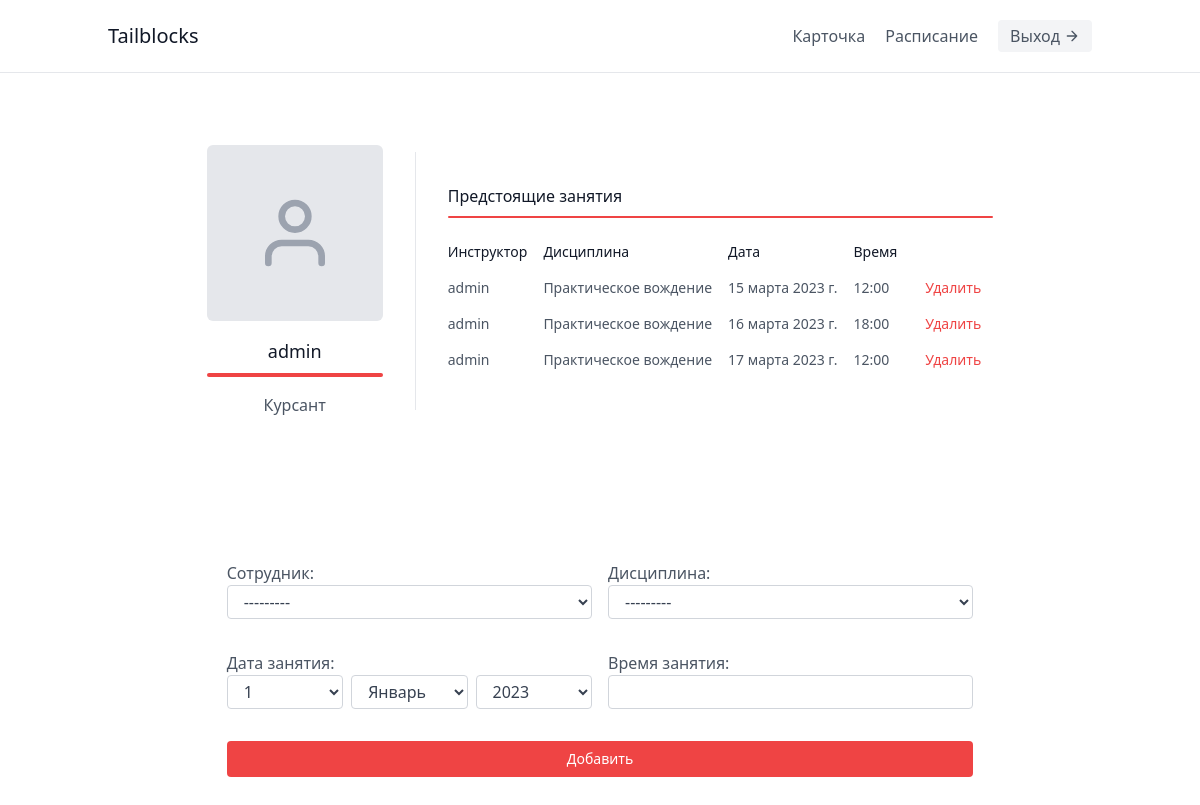
Page /schedule/ (signed in) on the committed database.
### app/models.py (models this page shows, shortened)
class User(AbstractUser):
    patronymic = models.CharField(blank=True, null=True, max_length=255, verbose_name='Отчество')
    date_of_birthday = models.DateField(blank=True, null=True, verbose_name='Дата рождения')
    passport_series = models.IntegerField(blank=True, null=True, verbose_name='Серия')
    passport_number = models.IntegerField(blank=True, null=True, verbose_name='Номер')
    date_references = models.DateField(blank=True, null=True, verbose_name='Дата выдачи')
    by_whom = models.CharField(blank=True, null=True, max_length=255, verbose_name='Кем выдан')
    id_region = models.ForeignKey(Region, on_delete=models.CASCADE, blank=True, null=True, verbose_name='Регион')
    id_city = models.ForeignKey(City, on_delete=models.CASCADE, blank=True, null=True, verbose_name='Город')
    id_street = models.ForeignKey(Street, on_delete=models.CASCADE, blank=True, null=True, verbose_name='Улица')
    house = models.CharField(blank=True, null=True, max_length=4, verbose_name='Дом')
    apartment = models.IntegerField(blank=True, null=True, verbose_name='Квартира')
    tel = models.CharField(blank=True, null=True, max_length=12, verbose_name='Телефон')
    status = models.CharField(max_length=255, blank=True, null=True, verbose_name='Статус')
    is_cursant = models.BooleanField(default=False, verbose_name='Курсант')
    id_post = models.ForeignKey('Post', on_delete=models.CASCADE, blank=True, null=True, verbose_name='Должность')
    is_worker = models.BooleanField(default=False, verbose_name='Сотрудник')
    class Meta:
        verbose_name = 'пользователь'
        verbose_name_plural = 'пользователи'
    def __str__(self):
        if self.last_name and self.first_name and self.patronymic:
            return '%s %s %s' % (self.last_name, self.first_name, self.patronymic)
        else:
            return self.username

class Schedule(models.Model):
    id_worker = models.ForeignKey(User,
                                  limit_choices_to={
                                      'is_worker': 1,
                                      'id_post': 2
                                  },
                                  on_delete=models.CASCADE,
                                  verbose_name='Сотрудник',
                                  related_name='Worker')
    id_cursant = models.ForeignKey(User, limit_choices_to={'is_cursant': 1}, on_delete=models.CASCADE, verbose_name='Курсант', related_name='Cursant')
    id_discipline = models.ForeignKey(Discipline, on_delete=models.CASCADE, verbose_name='Дисциплина')
    date_class = models.DateField(verbose_name='Дата занятия')
    time_class = models.TimeField(verbose_name='Время занятия')
    class Meta:
        verbose_name = 'расписание'
        verbose_name_plural = 'расписания'

class Discipline(models.Model):
    name_discipline = models.CharField(max_length=255, verbose_name='Название дисциплины')
    count_hourse = models.IntegerField(verbose_name='Часов')
    type_class = models.CharField(max_length=255, verbose_name='Тип класса')
    class Meta:
        verbose_name = 'дисциплина'
        verbose_name_plural = 'дисциплины'
    def __str__(self):
        return self.name_discipline

### app/views.py (the view)
# urls.py: path('', HomeView.showPage, name='home'),
    def showPage(request):
        form = CursantPostScheduleForm(request.POST)
        if request.user is not None and request.user.is_cursant:
            user = request.user
            schedule = Schedule.objects.filter(id_cursant=user.id)
            return render(request, 'cursant/schedule.html', {'schedule': schedule, 'form': form})
        elif request.user is not None and request.user.is_worker:
            user = request.user
            schedule = Schedule.objects.filter(id_worker=user.id)
            return render(request, 'worker/schedule.html', {'schedule': schedule})
        else:
            return redirect('login')

### app/forms.py
class CursantPostScheduleForm(forms.ModelForm):
    date_class = forms.DateField(widget=forms.SelectDateWidget(), label='Дата занятия')
    class Meta:
        model = Schedule
        fields = fields = ["id_worker", "id_discipline", "date_class", "time_class"]

### templates/cursant/schedule.html (shortened to what this page needs)
{% extends '../base.html' %} {% load static %}  {% block content %}
<header class="text-gray-600 body-font border-b">
    <div class="container mx-auto flex flex-wrap p-5 flex-col md:flex-row items-center">
        <a class="flex title-font font-medium items-center text-gray-900 mb-4 md:mb-0">
            <span class="text-xl">Tailblocks</span>
        </a>
        <nav class="md:ml-auto flex flex-wrap items-center text-base justify-center">
            <a class="mr-5 cursor-pointer hover:text-gray-900" href="{% url 'profile' %}"> Карточка </a>
            <a class="mr-5 cursor-pointer hover:text-gray-900" href="{% url 'schedule' %}"> Расписание </a>
        </nav>
        <a class="inline-flex items-center bg-gray-100 border-0 py-1 px-3 focus:outline-none hover:bg-gray-200 rounded text-base mt-4 md:mt-0"
        href="{% url 'logout' %}">
            Выход
            <svg fill="none" stroke="currentColor" stroke-linecap="round" stroke-linejoin="round" stroke-width="2" class="w-4 h-4 ml-1" viewBox="0 0 24 24">
                <path d="M5 12h14M12 5l7 7-7 7"></path>
            </svg>
        </a>
    </div>
</header>
{% if message %}
    <div class='w-full h-[calc(100vh_-_73px)] flex items-center justify-center'>
        <p class='text-lg font-medium text-red-500 text-center'>
            {{ message }}
        </p>
    </div>
{%else%}
    <main class='flex flex-col w-max mx-auto'>
        <section class="text-gray-600 body-font">
            <div class="container mx-auto items-center justify-center h-full flex flex-col">
                <div class="flex flex-col items-center sm:flex-row mt-10">
                    <div class="text-center sm:pr-8 sm:py-8">
                        <div class="w-44 h-44 rounded-md inline-flex items-center justify-center bg-gray-200 text-gray-400">
                            <svg fill="none" stroke="currentColor" stroke-linecap="round" stroke-linejoin="round" stroke-width="2" class="w-20 h-20"
                            viewBox="0 0 24 24">
                                <path d="M20 21v-2a4 4 0 00-4-4H8a4 4 0 00-4 4v2"></path>
                                <circle cx="12" cy="7" r="4"></circle>
                            </svg>
                        </div>
                        <div class="flex flex-col items-center text-center justify-center">
                            <h2 class="font-medium title-font mt-4 text-gray-900 text-lg"> {{user.username}}</h2>
                            <div class="w-44 h-1 bg-red-500 rounded mt-2 mb-4"></div>
                            <p class="text-base">Курсант</p>
                        </div>
                    </div>
                    <div class="sm:pl-8 sm:py-8 sm:border-l border-gray-200 sm:border-t-0 border-t mt-4 pt-4 sm:mt-0 text-center sm:text-left">
                        <div class="flex gap-8 justify-between h-full">
                            <div>
                                <p class="font-medium title-font text-gray-900 mb-2">
                                    Предстоящие занятия
                                </p>
                                <div class="w-22 h-0.5 bg-red-500 rounded mt-2 mb-4"></div>
                                <table class="table-auto text-sm">
                                    <thead class='text-gray-900'>
                                    <tr>
                                        <th class='py-2 pr-4 font-medium'>Инструктор</th>
                                        <th class='py-2 pr-4 font-medium'>Дисциплина</th>
                                        <th class='py-2 pr-4 font-medium'>Дата</th>
                                        <th class='py-2 pr-4 font-medium'>Время</th>
                                        <th class='py-2 font-medium'></th>
                                    </tr>
                                </thead>
                                <tbody>
                                {% for s in schedule %}
                                    <tr>
                                        <td class='py-2 pr-4'>{{s.id_worker}}</td>
                                        <td class='py-2 pr-4'> {{s.id_discipline}}</td>
                                        <td class='py-2 pr-4'> {{s.date_class}}</td>
                                        <td class='py-2'> {{s.time_class}}</td>
                                        <td>
                                            <a class='text-red-500 text-sm font-medium py-2 px-3 hover:text-red-600' href='{% url 'remove-schedule' s.id %}'>Удалить</a>
                                        </td>
                                    </tr>
                                {% endfor %}
                                </tbody>
                            </table>
                        </div>
                    </div>
                </div>
            </div>
        </section>
        <section class="text-gray-600 body-font">
        <div class="container px-5 py-24 mx-auto">
            <form method="POST" action='/schedule/new/' class="w-full mx-auto space-y-4 grid grid-cols-2 gap-4">
                {{ form.as_div }}
                <button class="text-white col-span-2 bg-red-500 border-0 text-sm font-medium py-2 px-4 focus:outline-none hover:bg-red-600 rounded" type='submit'>
                    Добавить
                </button>
            </form>
        </div>
    </section>
    </main>
{% endif %}
{% endblock content %}

### static/css/styles.css (style rules this page uses)
*, html { margin: 0; padding: 0; }

### rows in the picture
User: username "admin"
Schedule: id_worker "admin", id_discipline "Практическое вождение", date_class "15 марта 2023 г.", time_class "12:00"
Schedule: id_worker "admin", id_discipline "Практическое вождение", date_class "16 марта 2023 г.", time_class "18:00"
Schedule: id_worker "admin", id_discipline "Практическое вождение", date_class "17 марта 2023 г.", time_class "12:00"
